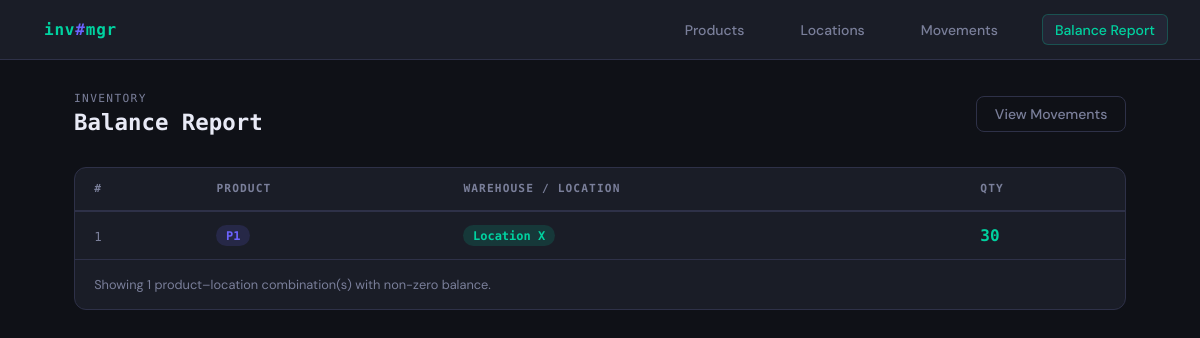
The page /report on the database as committed earlier.
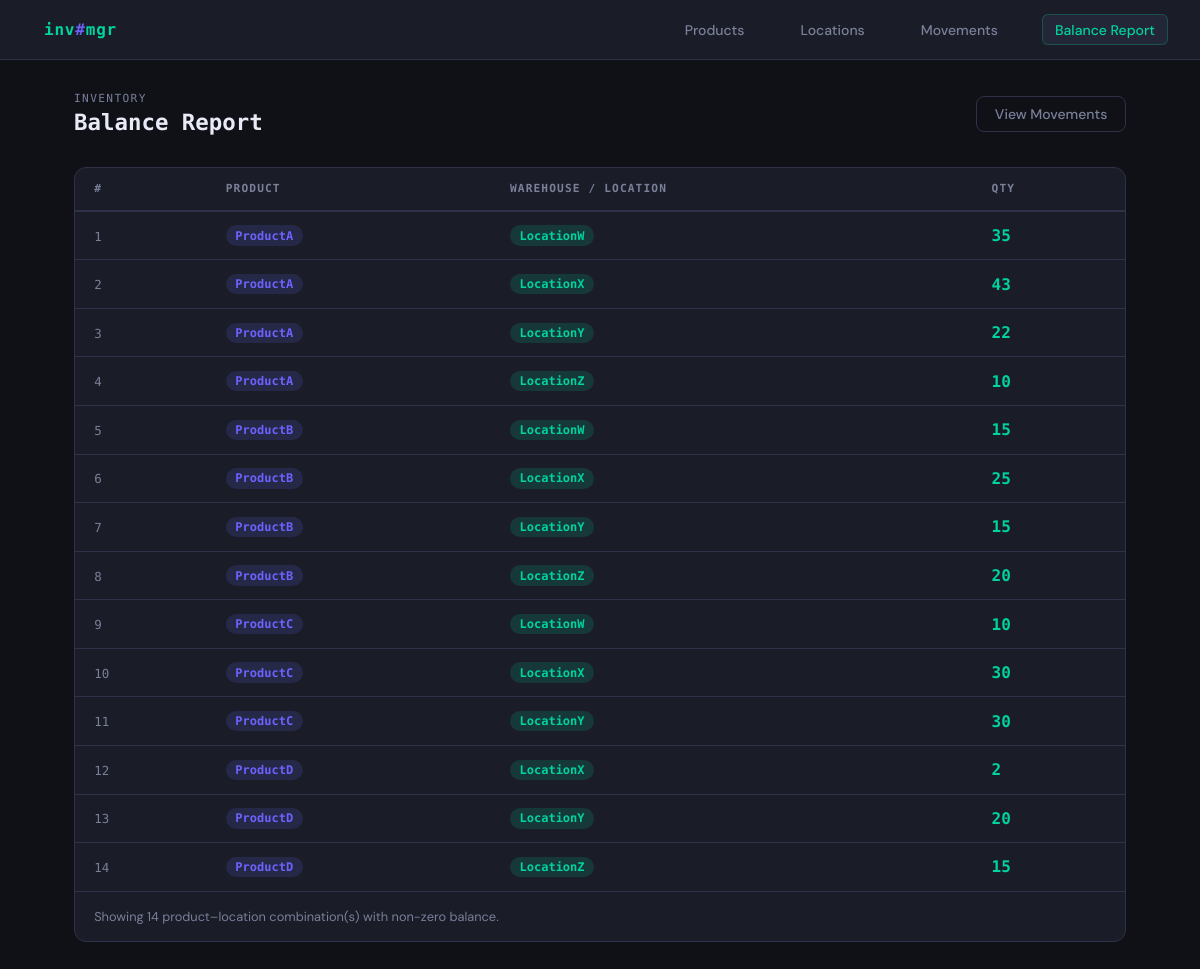
The same page on the database as committed later.
### app.py (models this page shows, shortened)
class ProductMovement(db.Model):
    movement_id   = db.Column(db.String(50), primary_key=True)
    timestamp     = db.Column(db.DateTime, default=datetime.utcnow)
    from_location = db.Column(db.String(50), db.ForeignKey('location.location_id'), nullable=True)
    to_location   = db.Column(db.String(50), db.ForeignKey('location.location_id'), nullable=True)
    product_id    = db.Column(db.String(50), db.ForeignKey('product.product_id'), nullable=False)
    qty           = db.Column(db.Integer, nullable=False)

### app.py (the view)
@app.route('/report')
def report():
    balance = compute_balance()
    return render_template('report.html', balance=balance)

### app.py (called while the page is built)
def compute_balance():
    balance = {}   # key: (product_id, location_id) → qty
    movements = ProductMovement.query.order_by(ProductMovement.timestamp).all()
    for m in movements:
        if m.to_location:
            key = (m.product_id, m.to_location)
            balance[key] = balance.get(key, 0) + m.qty
        if m.from_location:
            key = (m.product_id, m.from_location)
            balance[key] = balance.get(key, 0) - m.qty
    result = [
        {'product': p, 'location': l, 'qty': q}
        for (p, l), q in balance.items()
        if q != 0
    ]
    result.sort(key=lambda x: (x['product'], x['location']))
    return result

### templates/report.html (shortened to what this page needs)
{% extends 'base.html' %}
{% block content %}
<div class="page-header">
  <h1><span class="label">Inventory</span>Balance Report</h1>
  <a href="{{ url_for('movements') }}" class="btn btn-outline">View Movements</a>
</div>
<div class="card">
  {% if balance %}
  <table>
    <thead>
      <tr>
        <th>#</th>
        <th>Product</th>
        <th>Warehouse / Location</th>
        <th>Qty</th>
      </tr>
    </thead>
    <tbody>
      {% for row in balance %}
      <tr>
        <td><span class="ts">{{ loop.index }}</span></td>
        <td><span class="badge badge-purple">{{ row.product }}</span></td>
        <td><span class="badge badge-green">{{ row.location }}</span></td>
        <td>
          <strong style="font-family:var(--mono);font-size:1rem;
            color:{% if row.qty > 0 %}var(--accent2){% else %}var(--danger){% endif %}">
            {{ row.qty }}
          </strong>
        </td>
      </tr>
      {% endfor %}
    </tbody>
  </table>
  <div style="padding:1rem 1.2rem ;border-top:1px solid var(--border);font-size:0.8rem;color:var(--muted);">
    Showing {{ balance | length }} product–location combination(s) with non-zero balance.
  </div>
  {% else %}
  <div class="empty">
    <div class="icon">📊</div>
    <p>No balance data yet. Record some product movements first.</p>
    <a href="{{ url_for('add_movement') }}" class="btn btn-primary">+ Record Movement</a>
  </div>
  {% endif %}
</div>
{% endblock %}

Rows that differ between the two databases and show on the page:
removed ProductMovement: product "P1", location "Location X", qty "30"
added ProductMovement: product "ProductA", location "LocationW", qty "35"
added ProductMovement: product "ProductA", location "LocationX", qty "43"
added ProductMovement: product "ProductA", location "LocationY", qty "22"
added ProductMovement: product "ProductA", location "LocationZ", qty "10"
added ProductMovement: product "ProductB", location "LocationW", qty "15"
added ProductMovement: product "ProductB", location "LocationX", qty "25"
added ProductMovement: product "ProductB", location "LocationY", qty "15"
added ProductMovement: product "ProductB", location "LocationZ", qty "20"
added ProductMovement: product "ProductC", location "LocationW", qty "10"
added ProductMovement: product "ProductC", location "LocationX", qty "30"
added ProductMovement: product "ProductC", location "LocationY", qty "30"
added ProductMovement: product "ProductD", location "LocationX", qty "2"
added ProductMovement: product "ProductD", location "LocationY", qty "20"
added ProductMovement: product "ProductD", location "LocationZ", qty "15"
Other text that changed with them:
{{ balance | length }}: "1" → "14"
